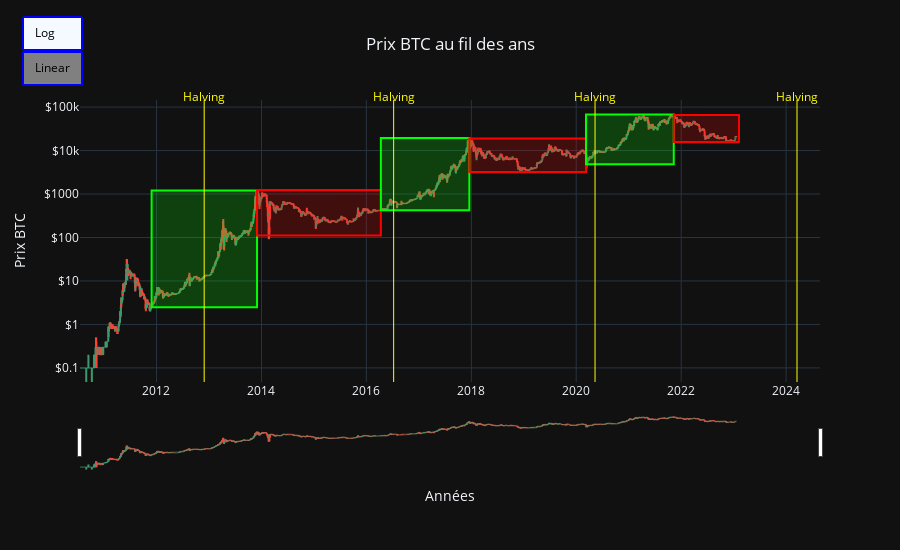

Source (notebook cell):
### Code cell
import plotly.graph_objects as go
from datetime import datetime

fig = go.Figure(data=go.Ohlc(x=data['Date'],
                open=data['Open'],
                high=data['High'],
                low=data['Low'],
                close=data['Close']))

current_date = datetime.now().strftime('%Y-%m-%d')

x_values = {'Bull1': ('2011-11-28', '2013-12-01'), 
            'Bear1': ('2013-12-01', '2016-04-11'), 
            'Bull2': ('2016-04-11', '2017-12-18'), 
            'Bear2': ('2017-12-18', '2020-03-09'), 
            'Bull3': ('2020-03-09', '2021-11-10'),
            'Bear3': ('2021-11-10', current_date)}

y_values = {}
for name, (x0, x1) in x_values.items():
    filtered_data = data.loc[(data['Date'] >= x0) & (data['Date'] <= x1)]
    y0 = filtered_data['Close'].min()
    y1 = filtered_data['Close'].max()
    y_values[name] = (y0, y1)

# Nombre de jours Bull run et Bear market
bull_run_days = 0
bear_market_days = 0
bull_run_counter = 0
bear_market_counter = 0

for name, (x0, x1) in x_values.items():
    x0 = datetime.strptime(x0, '%Y-%m-%d')
    x1 = datetime.strptime(x1, '%Y-%m-%d')
    delta = x1 - x0
    days= delta.days
    if 'Bull' in name:
        print(f"Bull: {days} jours entre {x0} et {x1}")
        bull_run_days += days
        bull_run_counter += 1
    elif 'Bear' in name:
        print(f"Bear: {days} jours entre {x0} et {x1}")
        bear_market_days += days
        bear_market_counter += 1
    
average_bull_run = int(bull_run_days/bull_run_counter)
average_bear_market = int(bear_market_days/bear_market_counter)
print("\n*** Moyenne jours ***")
print(f"Moyenne Bull:     {average_bull_run} jours")
print(f"Moyenne Bear :    {average_bear_market} jours")

# Calcul du pourcentage de gain et de perte pour les bull et bear
print("\n*** Pourcentage ***")
bull = []
bear = []
for name, (y0, y1) in y_values.items():
    if name.startswith("Bull"):
        bull.append((y1 - y0) / y0 * 100)
    else:
        bear.append((y0 - y1) / y1 * 100)

for i in range(len(bull)): 
    print(f"Bull{i+1}, pourcentage de gain: {round(bull[i],2)} %")
for i in range(len(bear)): 
    print(f"Bear{i+1}, pourcentage de perte: {round(bear[i],2)} %")

# Créer un DataFrame à partir des données (à revoir pour mettre dès le départ)
data_bull_bear = {'Bull': [734, 616, 611],
        'Bear': [862, 812, 436],
        'Pourcentage_gain': [48176.0, 4490.77, 1299.25],
        'Pourcentage_perte': [-90.98, -82.98, -75.9]
}
df_bull_bear = pd.DataFrame(data_bull_bear)

# Afficher les statistiques de base
print("\n*** Statistiques ***")
print(df_bull_bear[['Bull','Bear','Pourcentage_gain','Pourcentage_perte']].describe())
  
green_02 = 'rgba(0, 255, 0, 0.2)'
red_02 = 'rgba(255, 0, 0, 0.2)'
fig.update_layout(template='plotly_dark',
    height = 550,
    title='Prix BTC au fil des ans',
    xaxis_title="Années",
    yaxis_title='Prix BTC',title_x=0.5,
    shapes = [# Rectangle Bull et Bear           
            dict(type='rect', x0=x_values['Bull1'][0], y0=y_values['Bull1'][0], x1=x_values['Bull1'][1], y1=y_values['Bull1'][1], fillcolor=green_02, line=dict(color='lime')),
            dict(type='rect', x0=x_values['Bear1'][0], y0=y_values['Bear1'][0], x1=x_values['Bear1'][1], y1=y_values['Bear1'][1], fillcolor=red_02, line=dict(color='red')),
            dict(type='rect', x0=x_values['Bull2'][0], y0=y_values['Bull2'][0], x1=x_values['Bull2'][1], y1=y_values['Bull2'][1], fillcolor=green_02, line=dict(color='lime')),
            dict(type='rect', x0=x_values['Bear2'][0], y0=y_values['Bear2'][0], x1=x_values['Bear2'][1], y1=y_values['Bear2'][1], fillcolor=red_02, line=dict(color='red')),
            dict(type='rect', x0=x_values['Bull3'][0], y0=y_values['Bull3'][0], x1=x_values['Bull3'][1], y1=y_values['Bull3'][1], fillcolor=green_02, line=dict(color='lime')),
            dict(type='rect', x0=x_values['Bear3'][0], y0=y_values['Bear3'][0], x1=x_values['Bear3'][1], y1=y_values['Bear3'][1], fillcolor=red_02, line=dict(color='red')),
            # Halving
            dict(x0='2012-11-28', x1='2012-11-28', y0=0, y1=1, xref='x', yref='paper',line_width=1, line_dash='dot', line_color='yellow'),
            dict(x0='2016-07-09', x1='2016-07-09', y0=0, y1=1, xref='x', yref='paper',line_width=1, line_dash='dot', line_color='yellow'),
            dict(x0='2020-05-11', x1='2020-05-11', y0=0, y1=1, xref='x', yref='paper',line_width=1, line_dash='dot', line_color='yellow'),
            dict(x0='2024-03-17', x1='2024-03-17', y0=0, y1=1, xref='x', yref='paper',line_width=1, line_dash='dot', line_color='yellow')],
    annotations=[# Halving
        dict(x='2012-11-28', y=1.05, xref='x', yref='paper',showarrow=False, xanchor='center', text='Halving', font = dict(color = 'yellow')),
        dict(x='2016-07-09', y=1.05, xref='x', yref='paper',showarrow=False, xanchor='center', text='Halving', font = dict(color = 'yellow')),
        dict(x='2020-05-11', y=1.05, xref='x', yref='paper',showarrow=False, xanchor='center', text='Halving', font = dict(color = 'yellow')),
        dict(x='2024-03-17', y=1.05, xref='x', yref='paper',showarrow=False, xanchor='center', text='Halving', font = dict(color = 'yellow'))],
    updatemenus=[
        dict(type='buttons',
             buttons=[dict(label='Log', method='relayout', args=[{'yaxis.type': 'log'}]),
                    dict(label='Linear', method='relayout',args=[{'yaxis.type': 'linear'}])],
                    x=0, y=1.3, bgcolor = 'gray', bordercolor = 'blue', borderwidth = 2, font = dict(color = 'black')
            )]
)

fig.update_yaxes(tickprefix="$", showgrid=True)
fig.update_xaxes(showgrid=True)
fig.update_layout(yaxis=dict(type='log'))

fig.show()

### Figure 1 — Plotly figure (JSON) as saved in the notebook; plotly's stock layout.template omitted (floating-point values rounded to 4 significant figures; data arrays with more than 128 entries replaced by an {"elided": "..."} marker saying what was removed)
{"data": [{"close": {"elided": "4570 float values"}, "high": {"elided": "4570 float values"}, "low": {"elided": "4570 float values"}, "open": {"elided": "4570 float values"}, "type": "ohlc", "x": {"elided": "4570 str values"}}], "layout": {"annotations": [{"font": {"color": "yellow"}, "showarrow": false, "text": "Halving", "x": "2012-11-28", "xanchor": "center", "xref": "x", "y": 1.05, "yref": "paper"}, {"font": {"color": "yellow"}, "showarrow": false, "text": "Halving", "x": "2016-07-09", "xanchor": "center", "xref": "x", "y": 1.05, "yref": "paper"}, {"font": {"color": "yellow"}, "showarrow": false, "text": "Halving", "x": "2020-05-11", "xanchor": "center", "xref": "x", "y": 1.05, "yref": "paper"}, {"font": {"color": "yellow"}, "showarrow": false, "text": "Halving", "x": "2024-03-17", "xanchor": "center", "xref": "x", "y": 1.05, "yref": "paper"}], "height": 550, "shapes": [{"fillcolor": "rgba(0, 255, 0, 0.2)", "line": {"color": "lime"}, "type": "rect", "x0": "2011-11-28", "x1": "2013-12-01", "y0": 2.5, "y1": 1207.0}, {"fillcolor": "rgba(255, 0, 0, 0.2)", "line": {"color": "red"}, "type": "rect", "x0": "2013-12-01", "x1": "2016-04-11", "y0": 111.6, "y1": 1238.0}, {"fillcolor": "rgba(0, 255, 0, 0.2)", "line": {"color": "lime"}, "type": "rect", "x0": "2016-04-11", "x1": "2017-12-18", "y0": 421.4, "y1": 19350.0}, {"fillcolor": "rgba(255, 0, 0, 0.2)", "line": {"color": "red"}, "type": "rect", "x0": "2017-12-18", "x1": "2020-03-09", "y0": 3229.0, "y1": 18970.0}, {"fillcolor": "rgba(0, 255, 0, 0.2)", "line": {"color": "lime"}, "type": "rect", "x0": "2020-03-09", "x1": "2021-11-10", "y0": 4826, "y1": 67530.0}, {"fillcolor": "rgba(255, 0, 0, 0.2)", "line": {"color": "red"}, "type": "rect", "x0": "2021-11-10", "x1": "2023-02-07", "y0": 15790.0, "y1": 65510.0}, {"line": {"color": "yellow", "dash": "dot", "width": 1}, "x0": "2012-11-28", "x1": "2012-11-28", "xref": "x", "y0": 0, "y1": 1, "yref": "paper"}, {"line": {"color": "yellow", "dash": "dot", "width": 1}, "x0": "2016-07-09", "x1": "2016-07-09", "xref": "x", "y0": 0, "y1": 1, "yref": "paper"}, {"line": {"color": "yellow", "dash": "dot", "width": 1}, "x0": "2020-05-11", "x1": "2020-05-11", "xref": "x", "y0": 0, "y1": 1, "yref": "paper"}, {"line": {"color": "yellow", "dash": "dot", "width": 1}, "x0": "2024-03-17", "x1": "2024-03-17", "xref": "x", "y0": 0, "y1": 1, "yref": "paper"}], "title": {"text": "Prix BTC au fil des ans", "x": 0.5}, "updatemenus": [{"bgcolor": "gray", "bordercolor": "blue", "borderwidth": 2, "buttons": [{"args": [{"yaxis.type": "log"}], "label": "Log", "method": "relayout"}, {"args": [{"yaxis.type": "linear"}], "label": "Linear", "method": "relayout"}], "font": {"color": "black"}, "type": "buttons", "x": 0, "y": 1.3}], "xaxis": {"showgrid": true, "title": {"text": "Années"}}, "yaxis": {"showgrid": true, "tickprefix": "$", "title": {"text": "Prix BTC"}, "type": "log"}}}
